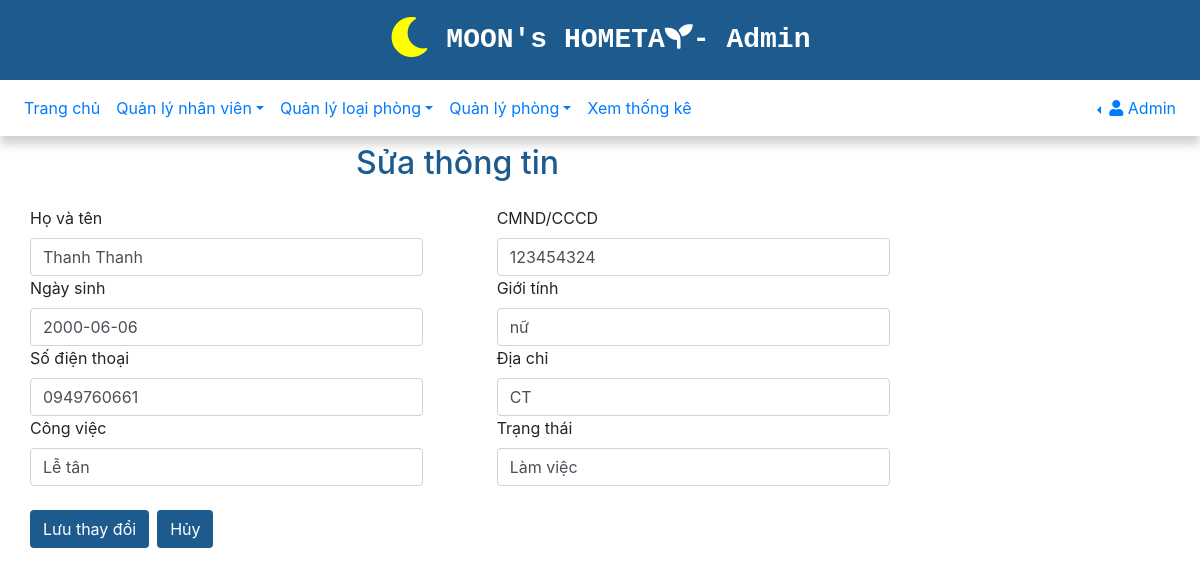
The app's page /Admin_xuly/SuaNhanvien.php?id=2 with its own data.
### tables this page shows
CREATE TABLE `nhanvien` (
  `MSNV` int(11) NOT NULL,
  `Hoten_NV` varchar(50) NOT NULL,
  `NgaysinhNV` date DEFAULT NULL,
  `Gt` varchar(3) DEFAULT NULL,
  `CMND_NV` char(9) NOT NULL,
  `DiaChi_NV` varchar(100) DEFAULT NULL,
  `SDT_NV` char(10) NOT NULL,
  `Chucvu` varchar(50) DEFAULT NULL,
  `Trangthaicv` varchar(32) DEFAULT 'Làm việc',
  `Hinhanh` varchar(200) DEFAULT NULL,
  `Ngayvaolam` timestamp NOT NULL DEFAULT current_timestamp() ON UPDATE current_timestamp()
);

### Admin_xuly/SuaNhanvien.php (the view, shortened to what this page needs)
<?php
  include("../connect.php");
  include("nav.php");
  if(isset($_GET['id'])){
      $ma =  $_GET['id'];
 ?>
 <!DOCTYPE html>
 <html lang="en" dir="ltr">
   <head>
   </head>
   <body>
       <div class="container">
         <div class="row">
           <div class="col-md-9">
             <div class="p-2 mb-2 text-center" style="color:#1D5B8F; ">
               <h2 class=" ">Sửa thông tin </h2>
             </div>
           </div>
         </div>
         <form class="form-group" enctype="multipart/form-data" action="XL_Themnv.php" method="post" id="form_nv" >
           <div class="form-row">
             <div class="col-md-4">
               <div class="row">
                 <?php
                      $sql = "select * from Nhanvien where MSNV = $ma";
                      $query = mysqli_query($conn,$sql);
                      if(mysqli_num_rows($query)!=0){
                        $row = mysqli_fetch_array($query);
                  ?>
                   <label for="hoten">Họ và tên</label>
                   <input type="text" class="form-control" name="hoten" value="<?php echo $row['Hoten_NV']; ?> " id="hoten" required>
                   <label for="ngaysinh">Ngày sinh</label>
                   <input type="text" class="form-control" name="ngaysinh" id="ngaysinh" value="<?php echo $row['NgaysinhNV']; ?> " required>
                   <label for="sdt">Số điện thoại</label>
                   <input type="text" name="sdt" class="form-control" placeholder="Sđt có 10 chữ số" id="sdt" required length='10' pattern="[0]?[0-9]{10,11}" value="<?php echo $row['SDT_NV']; ?>">
                   <label for="sdt">Công việc</label>
                   <input type="text" name="congviec" class="form-control" placeholder="" id="cv" value="<?php echo $row['Chucvu']; ?>" required>
               </div>
               <br>
               <div class="row">
                 <button type="button" id="submit" class="btn " name="button">Lưu thay đổi</button>&ensp;
                 <button type="button" id="reset" class="btn  " name="button">Hủy</button>
               </div>
             </div>
             <div class="col-md-4 offset-1">
               <div class="row">
                   <label for="cmnd">CMND/CCCD</label>
                   <input type="text" class="form-control" name="cmnd"  placeholder="Nhập vào CMND/CCCD ..." id="cmnd" required pattern="[0-9]{9}" value="<?php echo $row['CMND_NV']; ?>">
                   <label for="gioitinh">Giới tính</label>
                   <input type="text" class="form-control" name="gioitinh"   id="gioitinh"  required value="<?php echo $row['Gt']; ?>">
                   <label for="diachi">Địa chỉ</label>
                   <input type="text" class="form-control" name="diachi"   id="diachi"  required value="<?php echo $row['DiaChi_NV']; ?>">
                   <label for="trangthai">Trạng thái</label>
                   <input type="text" class="form-control" name="trangthai"   id="trangthai"  required value="<?php echo $row['Trangthaicv']; ?>">
               </div>
             </div>
           </div>
         </form>
       </div>
   </body>
 </html>
 <?php
}
}
  ?>

### Admin_xuly/SuaNhanvien.php (style rules this page uses)
button { background-color: #1D5B8F !important; color: white !important; }

### records on screen
nhanvien: hoten "Thanh Thanh", ngaysinh "2000-06-06", sdt "0949760661", congviec "Lễ tân", cmnd "123454324", gioitinh "nữ", diachi "CT", trangthai "Làm việc"
